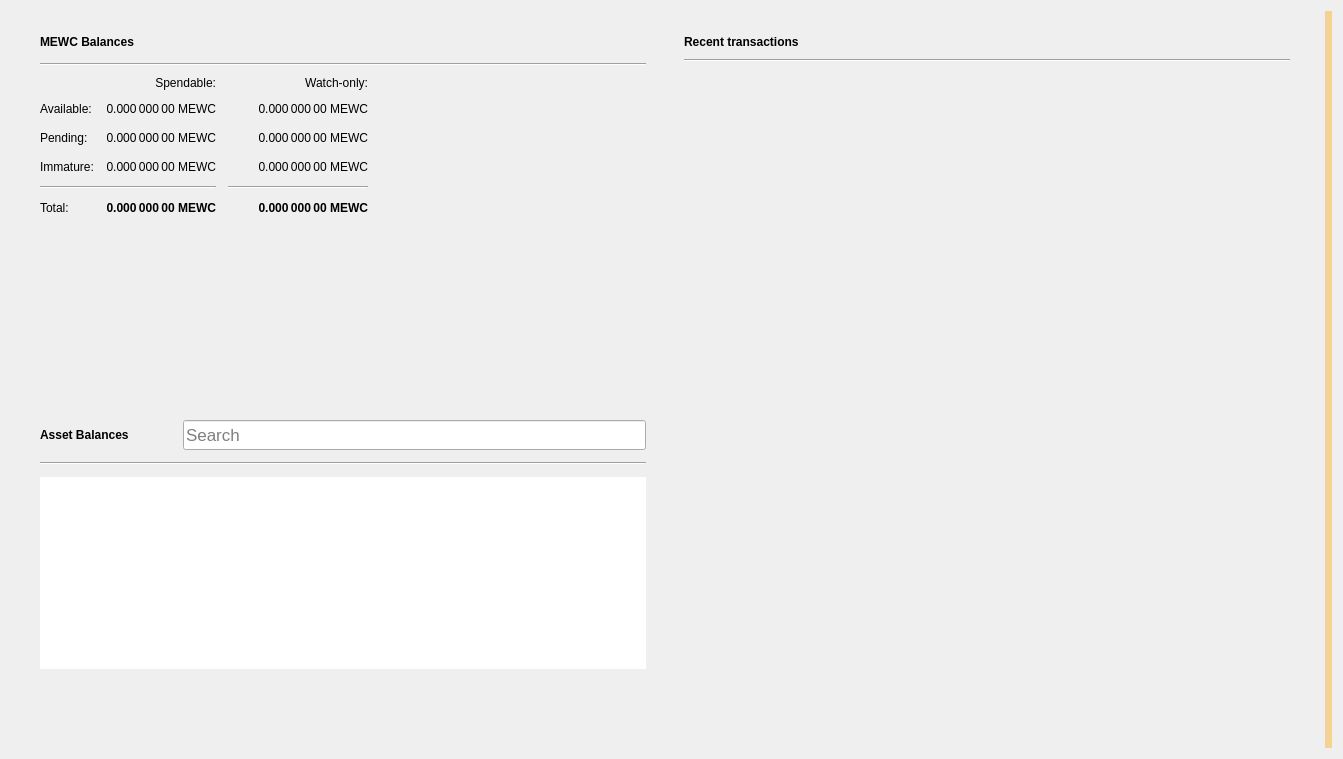
<?xml version="1.0" encoding="UTF-8"?>
<ui version="4.0">
 <class>OverviewPage</class>
 <widget class="QWidget" name="OverviewPage">
  <property name="geometry">
   <rect>
    <x>0</x>
    <y>0</y>
    <width>1343</width>
    <height>759</height>
   </rect>
  </property>
  <property name="minimumSize">
   <size>
    <width>760</width>
    <height>0</height>
   </size>
  </property>
  <property name="windowTitle">
   <string>Form</string>
  </property>
  <property name="autoFillBackground">
   <bool>false</bool>
  </property>
  <layout class="QGridLayout" name="gridLayout_3">
   <item row="0" column="1">
    <layout class="QVBoxLayout" name="verticalLayout_7">
     <property name="spacing">
      <number>0</number>
     </property>
     <property name="leftMargin">
      <number>0</number>
     </property>
     <property name="topMargin">
      <number>0</number>
     </property>
     <property name="rightMargin">
      <number>0</number>
     </property>
     <property name="bottomMargin">
      <number>0</number>
     </property>
     <item>
      <layout class="QHBoxLayout" name="horizontalLayout" stretch="0,0">
       <property name="spacing">
        <number>20</number>
       </property>
       <property name="sizeConstraint">
        <enum>QLayout::SetMinAndMaxSize</enum>
       </property>
       <property name="leftMargin">
        <number>20</number>
       </property>
       <property name="topMargin">
        <number>20</number>
       </property>
       <property name="rightMargin">
        <number>20</number>
       </property>
       <property name="bottomMargin">
        <number>20</number>
       </property>
       <item>
        <layout class="QVBoxLayout" name="verticalLayout_2">
         <property name="spacing">
          <number>0</number>
         </property>
         <property name="rightMargin">
          <number>0</number>
         </property>
         <item>
          <widget class="QFrame" name="frame">
           <property name="sizePolicy">
            <sizepolicy hsizetype="Preferred" vsizetype="Preferred">
             <horstretch>0</horstretch>
             <verstretch>0</verstretch>
            </sizepolicy>
           </property>
           <property name="minimumSize">
            <size>
             <width>350</width>
             <height>180</height>
            </size>
           </property>
           <property name="frameShape">
            <enum>QFrame::NoFrame</enum>
           </property>
           <property name="frameShadow">
            <enum>QFrame::Raised</enum>
           </property>
           <property name="lineWidth">
            <number>5</number>
           </property>
           <layout class="QVBoxLayout" name="verticalLayout_4">
            <property name="spacing">
             <number>10</number>
            </property>
            <property name="topMargin">
             <number>0</number>
            </property>
            <property name="bottomMargin">
             <number>0</number>
            </property>
            <item>
             <layout class="QHBoxLayout" name="horizontalLayout_4">
              <property name="spacing">
               <number>6</number>
              </property>
              <item>
               <widget class="QLabel" name="rvnBalancesLabel">
                <property name="font">
                 <font>
                  <weight>75</weight>
                  <bold>true</bold>
                 </font>
                </property>
                <property name="text">
                 <string>MEWC Balances</string>
                </property>
               </widget>
              </item>
              <item>
               <widget class="QPushButton" name="labelWalletStatus">
                <property name="enabled">
                 <bool>true</bool>
                </property>
                <property name="maximumSize">
                 <size>
                  <width>30</width>
                  <height>16777215</height>
                 </size>
                </property>
                <property name="toolTip">
                 <string>The displayed information may be out of date. Your wallet automatically synchronizes with the Raven network after a connection is established, but this process has not completed yet.</string>
                </property>
                <property name="text">
                 <string/>
                </property>
                <property name="icon">
                 <iconset>
                  <normaloff>:/icons/warning</normaloff>
                  <disabledoff>:/icons/warning</disabledoff>:/icons/warning</iconset>
                </property>
                <property name="iconSize">
                 <size>
                  <width>24</width>
                  <height>24</height>
                 </size>
                </property>
                <property name="flat">
                 <bool>true</bool>
                </property>
               </widget>
              </item>
              <item>
               <spacer name="horizontalSpacer_3">
                <property name="orientation">
                 <enum>Qt::Horizontal</enum>
                </property>
                <property name="sizeHint" stdset="0">
                 <size>
                  <width>40</width>
                  <height>20</height>
                 </size>
                </property>
               </spacer>
              </item>
             </layout>
            </item>
            <item>
             <widget class="Line" name="line_2">
              <property name="orientation">
               <enum>Qt::Horizontal</enum>
              </property>
             </widget>
            </item>
            <item>
             <layout class="QGridLayout" name="gridLayout">
              <property name="bottomMargin">
               <number>5</number>
              </property>
              <property name="spacing">
               <number>12</number>
              </property>
              <item row="3" column="2">
               <widget class="QLabel" name="labelWatchImmature">
                <property name="font">
                 <font>
                  <weight>50</weight>
                  <bold>false</bold>
                 </font>
                </property>
                <property name="cursor">
                 <cursorShape>IBeamCursor</cursorShape>
                </property>
                <property name="toolTip">
                 <string>Mined balance in watch-only addresses that has not yet matured</string>
                </property>
                <property name="text">
                 <string notr="true">0.000 000 00 MEWC</string>
                </property>
                <property name="alignment">
                 <set>Qt::AlignRight|Qt::AlignTrailing|Qt::AlignVCenter</set>
                </property>
                <property name="textInteractionFlags">
                 <set>Qt::LinksAccessibleByMouse|Qt::TextSelectableByKeyboard|Qt::TextSelectableByMouse</set>
                </property>
               </widget>
              </item>
              <item row="2" column="3">
               <spacer name="horizontalSpacer_2">
                <property name="orientation">
                 <enum>Qt::Horizontal</enum>
                </property>
                <property name="sizeHint" stdset="0">
                 <size>
                  <width>40</width>
                  <height>20</height>
                 </size>
                </property>
               </spacer>
              </item>
              <item row="1" column="0">
               <widget class="QLabel" name="labelBalanceText">
                <property name="text">
                 <string>Available:</string>
                </property>
               </widget>
              </item>
              <item row="1" column="2">
               <widget class="QLabel" name="labelWatchAvailable">
                <property name="font">
                 <font>
                  <weight>50</weight>
                  <bold>false</bold>
                 </font>
                </property>
                <property name="cursor">
                 <cursorShape>IBeamCursor</cursorShape>
                </property>
                <property name="toolTip">
                 <string>Your current balance in watch-only addresses</string>
                </property>
                <property name="text">
                 <string notr="true">0.000 000 00 MEWC</string>
                </property>
                <property name="alignment">
                 <set>Qt::AlignRight|Qt::AlignTrailing|Qt::AlignVCenter</set>
                </property>
                <property name="textInteractionFlags">
                 <set>Qt::LinksAccessibleByMouse|Qt::TextSelectableByKeyboard|Qt::TextSelectableByMouse</set>
                </property>
               </widget>
              </item>
              <item row="2" column="1">
               <widget class="QLabel" name="labelUnconfirmed">
                <property name="font">
                 <font>
                  <weight>50</weight>
                  <bold>false</bold>
                 </font>
                </property>
                <property name="cursor">
                 <cursorShape>IBeamCursor</cursorShape>
                </property>
                <property name="toolTip">
                 <string>Total of transactions that have yet to be confirmed, and do not yet count toward the spendable balance</string>
                </property>
                <property name="text">
                 <string notr="true">0.000 000 00 MEWC</string>
                </property>
                <property name="alignment">
                 <set>Qt::AlignRight|Qt::AlignTrailing|Qt::AlignVCenter</set>
                </property>
                <property name="textInteractionFlags">
                 <set>Qt::LinksAccessibleByMouse|Qt::TextSelectableByKeyboard|Qt::TextSelectableByMouse</set>
                </property>
               </widget>
              </item>
              <item row="4" column="2">
               <widget class="Line" name="lineWatchBalance">
                <property name="sizePolicy">
                 <sizepolicy hsizetype="Preferred" vsizetype="Fixed">
                  <horstretch>0</horstretch>
                  <verstretch>0</verstretch>
                 </sizepolicy>
                </property>
                <property name="minimumSize">
                 <size>
                  <width>140</width>
                  <height>0</height>
                 </size>
                </property>
                <property name="orientation">
                 <enum>Qt::Horizontal</enum>
                </property>
               </widget>
              </item>
              <item row="0" column="1">
               <widget class="QLabel" name="labelSpendable">
                <property name="text">
                 <string>Spendable:</string>
                </property>
                <property name="alignment">
                 <set>Qt::AlignRight|Qt::AlignTrailing|Qt::AlignVCenter</set>
                </property>
               </widget>
              </item>
              <item row="3" column="0">
               <widget class="QLabel" name="labelImmatureText">
                <property name="text">
                 <string>Immature:</string>
                </property>
               </widget>
              </item>
              <item row="5" column="2">
               <widget class="QLabel" name="labelWatchTotal">
                <property name="font">
                 <font>
                  <weight>75</weight>
                  <bold>true</bold>
                 </font>
                </property>
                <property name="cursor">
                 <cursorShape>IBeamCursor</cursorShape>
                </property>
                <property name="toolTip">
                 <string>Current total balance in watch-only addresses</string>
                </property>
                <property name="text">
                 <string notr="true">0.000 000 00 MEWC</string>
                </property>
                <property name="alignment">
                 <set>Qt::AlignRight|Qt::AlignTrailing|Qt::AlignVCenter</set>
                </property>
                <property name="textInteractionFlags">
                 <set>Qt::LinksAccessibleByMouse|Qt::TextSelectableByKeyboard|Qt::TextSelectableByMouse</set>
                </property>
               </widget>
              </item>
              <item row="4" column="0" colspan="2">
               <widget class="Line" name="line">
                <property name="orientation">
                 <enum>Qt::Horizontal</enum>
                </property>
               </widget>
              </item>
              <item row="0" column="2">
               <widget class="QLabel" name="labelWatchonly">
                <property name="text">
                 <string>Watch-only:</string>
                </property>
                <property name="alignment">
                 <set>Qt::AlignRight|Qt::AlignTrailing|Qt::AlignVCenter</set>
                </property>
               </widget>
              </item>
              <item row="5" column="1">
               <widget class="QLabel" name="labelTotal">
                <property name="font">
                 <font>
                  <weight>75</weight>
                  <bold>true</bold>
                 </font>
                </property>
                <property name="cursor">
                 <cursorShape>IBeamCursor</cursorShape>
                </property>
                <property name="toolTip">
                 <string>Your current total balance</string>
                </property>
                <property name="text">
                 <string notr="true">0.000 000 00 MEWC</string>
                </property>
                <property name="alignment">
                 <set>Qt::AlignRight|Qt::AlignTrailing|Qt::AlignVCenter</set>
                </property>
                <property name="textInteractionFlags">
                 <set>Qt::LinksAccessibleByMouse|Qt::TextSelectableByKeyboard|Qt::TextSelectableByMouse</set>
                </property>
               </widget>
              </item>
              <item row="1" column="1">
               <widget class="QLabel" name="labelBalance">
                <property name="font">
                 <font>
                  <weight>50</weight>
                  <bold>false</bold>
                 </font>
                </property>
                <property name="cursor">
                 <cursorShape>IBeamCursor</cursorShape>
                </property>
                <property name="toolTip">
                 <string>Your current spendable balance</string>
                </property>
                <property name="text">
                 <string notr="true">0.000 000 00 MEWC</string>
                </property>
                <property name="alignment">
                 <set>Qt::AlignRight|Qt::AlignTrailing|Qt::AlignVCenter</set>
                </property>
                <property name="textInteractionFlags">
                 <set>Qt::LinksAccessibleByMouse|Qt::TextSelectableByKeyboard|Qt::TextSelectableByMouse</set>
                </property>
               </widget>
              </item>
              <item row="2" column="0">
               <widget class="QLabel" name="labelPendingText">
                <property name="text">
                 <string>Pending:</string>
                </property>
               </widget>
              </item>
              <item row="5" column="0">
               <widget class="QLabel" name="labelTotalText">
                <property name="text">
                 <string>Total:</string>
                </property>
               </widget>
              </item>
              <item row="3" column="1">
               <widget class="QLabel" name="labelImmature">
                <property name="font">
                 <font>
                  <weight>50</weight>
                  <bold>false</bold>
                 </font>
                </property>
                <property name="cursor">
                 <cursorShape>IBeamCursor</cursorShape>
                </property>
                <property name="toolTip">
                 <string>Mined balance that has not yet matured</string>
                </property>
                <property name="text">
                 <string notr="true">0.000 000 00 MEWC</string>
                </property>
                <property name="alignment">
                 <set>Qt::AlignRight|Qt::AlignTrailing|Qt::AlignVCenter</set>
                </property>
                <property name="textInteractionFlags">
                 <set>Qt::LinksAccessibleByMouse|Qt::TextSelectableByKeyboard|Qt::TextSelectableByMouse</set>
                </property>
               </widget>
              </item>
              <item row="2" column="2">
               <widget class="QLabel" name="labelWatchPending">
                <property name="font">
                 <font>
                  <weight>50</weight>
                  <bold>false</bold>
                 </font>
                </property>
                <property name="cursor">
                 <cursorShape>IBeamCursor</cursorShape>
                </property>
                <property name="toolTip">
                 <string>Unconfirmed transactions to watch-only addresses</string>
                </property>
                <property name="text">
                 <string notr="true">0.000 000 00 MEWC</string>
                </property>
                <property name="alignment">
                 <set>Qt::AlignRight|Qt::AlignTrailing|Qt::AlignVCenter</set>
                </property>
                <property name="textInteractionFlags">
                 <set>Qt::LinksAccessibleByMouse|Qt::TextSelectableByKeyboard|Qt::TextSelectableByMouse</set>
                </property>
               </widget>
              </item>
             </layout>
            </item>
           </layout>
          </widget>
         </item>
         <item>
          <widget class="QWidget" name="assetVerticalSpaceWidget2" native="true">
           <property name="autoFillBackground">
            <bool>false</bool>
           </property>
           <layout class="QVBoxLayout" name="verticalLayout_6">
            <item>
             <spacer name="verticalSpacer_4">
              <property name="orientation">
               <enum>Qt::Vertical</enum>
              </property>
              <property name="sizeType">
               <enum>QSizePolicy::MinimumExpanding</enum>
              </property>
              <property name="sizeHint" stdset="0">
               <size>
                <width>20</width>
                <height>10</height>
               </size>
              </property>
             </spacer>
            </item>
           </layout>
          </widget>
         </item>
         <item>
          <widget class="QFrame" name="assetFrame">
           <property name="minimumSize">
            <size>
             <width>350</width>
             <height>150</height>
            </size>
           </property>
           <property name="autoFillBackground">
            <bool>true</bool>
           </property>
           <property name="frameShape">
            <enum>QFrame::NoFrame</enum>
           </property>
           <property name="frameShadow">
            <enum>QFrame::Plain</enum>
           </property>
           <property name="lineWidth">
            <number>0</number>
           </property>
           <layout class="QVBoxLayout" name="verticalLayout_5">
            <property name="spacing">
             <number>12</number>
            </property>
            <item>
             <layout class="QHBoxLayout" name="assetBalanceHorizontalLayout">
              <item alignment="Qt::AlignVCenter">
               <widget class="QLabel" name="assetBalanceLabel">
                <property name="font">
                 <font>
                  <weight>75</weight>
                  <bold>true</bold>
                 </font>
                </property>
                <property name="text">
                 <string>Asset Balances</string>
                </property>
               </widget>
              </item>
              <item>
               <widget class="QPushButton" name="labelAssetStatus">
                <property name="enabled">
                 <bool>true</bool>
                </property>
                <property name="maximumSize">
                 <size>
                  <width>30</width>
                  <height>16777215</height>
                 </size>
                </property>
                <property name="toolTip">
                 <string>The displayed information may be out of date. Your wallet automatically synchronizes with the Raven network after a connection is established, but this process has not completed yet.</string>
                </property>
                <property name="text">
                 <string/>
                </property>
                <property name="icon">
                 <iconset>
                  <normaloff>:/icons/warning</normaloff>
                  <disabledoff>:/icons/warning</disabledoff>:/icons/warning</iconset>
                </property>
                <property name="iconSize">
                 <size>
                  <width>24</width>
                  <height>24</height>
                 </size>
                </property>
                <property name="flat">
                 <bool>true</bool>
                </property>
               </widget>
              </item>
              <item alignment="Qt::AlignBottom">
               <widget class="QLineEdit" name="assetSearch">
                <property name="sizePolicy">
                 <sizepolicy hsizetype="Expanding" vsizetype="Preferred">
                  <horstretch>0</horstretch>
                  <verstretch>0</verstretch>
                 </sizepolicy>
                </property>
                <property name="minimumSize">
                 <size>
                  <width>0</width>
                  <height>30</height>
                 </size>
                </property>
                <property name="maximumSize">
                 <size>
                  <width>16777215</width>
                  <height>30</height>
                 </size>
                </property>
                <property name="sizeIncrement">
                 <size>
                  <width>0</width>
                  <height>0</height>
                 </size>
                </property>
                <property name="baseSize">
                 <size>
                  <width>0</width>
                  <height>0</height>
                 </size>
                </property>
                <property name="font">
                 <font>
                  <pointsize>13</pointsize>
                 </font>
                </property>
                <property name="maxLength">
                 <number>32</number>
                </property>
                <property name="frame">
                 <bool>true</bool>
                </property>
                <property name="alignment">
                 <set>Qt::AlignLeading|Qt::AlignLeft|Qt::AlignVCenter</set>
                </property>
                <property name="placeholderText">
                 <string>Search</string>
                </property>
                <property name="clearButtonEnabled">
                 <bool>true</bool>
                </property>
               </widget>
              </item>
             </layout>
            </item>
            <item>
             <widget class="Line" name="assetBalanceLine">
              <property name="orientation">
               <enum>Qt::Horizontal</enum>
              </property>
             </widget>
            </item>
            <item>
             <widget class="QListView" name="listAssets">
              <property name="frameShape">
               <enum>QFrame::NoFrame</enum>
              </property>
              <property name="lineWidth">
               <number>0</number>
              </property>
              <property name="verticalScrollMode">
               <enum>QAbstractItemView::ScrollPerItem</enum>
              </property>
             </widget>
            </item>
            <item>
             <widget class="QWidget" name="assetVerticalSpaceWidget" native="true">
              <property name="autoFillBackground">
               <bool>false</bool>
              </property>
              <layout class="QVBoxLayout" name="verticalLayout">
               <item>
                <spacer name="verticalSpacer_3">
                 <property name="orientation">
                  <enum>Qt::Vertical</enum>
                 </property>
                 <property name="sizeHint" stdset="0">
                  <size>
                   <width>20</width>
                   <height>20</height>
                  </size>
                 </property>
                </spacer>
               </item>
              </layout>
             </widget>
            </item>
           </layout>
          </widget>
         </item>
        </layout>
       </item>
       <item>
        <layout class="QVBoxLayout" name="verticalLayout_3">
         <property name="spacing">
          <number>20</number>
         </property>
         <property name="leftMargin">
          <number>0</number>
         </property>
         <item>
          <widget class="QFrame" name="frame_2">
           <property name="sizePolicy">
            <sizepolicy hsizetype="Preferred" vsizetype="Preferred">
             <horstretch>0</horstretch>
             <verstretch>0</verstretch>
            </sizepolicy>
           </property>
           <property name="minimumSize">
            <size>
             <width>350</width>
             <height>0</height>
            </size>
           </property>
           <property name="sizeIncrement">
            <size>
             <width>0</width>
             <height>300</height>
            </size>
           </property>
           <property name="frameShape">
            <enum>QFrame::NoFrame</enum>
           </property>
           <property name="frameShadow">
            <enum>QFrame::Plain</enum>
           </property>
           <property name="lineWidth">
            <number>0</number>
           </property>
           <layout class="QGridLayout" name="gridLayout_2">
            <property name="topMargin">
             <number>0</number>
            </property>
            <property name="horizontalSpacing">
             <number>12</number>
            </property>
            <item row="0" column="0">
             <layout class="QHBoxLayout" name="horizontalLayout_2">
              <property name="spacing">
               <number>6</number>
              </property>
              <item>
               <widget class="QLabel" name="recentTransactionsLabel">
                <property name="font">
                 <font>
                  <weight>75</weight>
                  <bold>true</bold>
                 </font>
                </property>
                <property name="text">
                 <string>Recent transactions</string>
                </property>
               </widget>
              </item>
              <item>
               <widget class="QPushButton" name="labelTransactionsStatus">
                <property name="enabled">
                 <bool>true</bool>
                </property>
                <property name="maximumSize">
                 <size>
                  <width>30</width>
                  <height>16777215</height>
                 </size>
                </property>
                <property name="toolTip">
                 <string>The displayed information may be out of date. Your wallet automatically synchronizes with the Raven network after a connection is established, but this process has not completed yet.</string>
                </property>
                <property name="text">
                 <string/>
                </property>
                <property name="icon">
                 <iconset>
                  <normaloff>:/icons/warning</normaloff>
                  <disabledoff>:/icons/warning</disabledoff>:/icons/warning</iconset>
                </property>
                <property name="iconSize">
                 <size>
                  <width>24</width>
                  <height>24</height>
                 </size>
                </property>
                <property name="flat">
                 <bool>true</bool>
                </property>
               </widget>
              </item>
              <item>
               <spacer name="horizontalSpacer">
                <property name="orientation">
                 <enum>Qt::Horizontal</enum>
                </property>
                <property name="sizeHint" stdset="0">
                 <size>
                  <width>40</width>
                  <height>20</height>
                 </size>
                </property>
               </spacer>
              </item>
             </layout>
            </item>
            <item row="2" column="0">
             <widget class="QListView" name="listTransactions">
              <property name="styleSheet">
               <string notr="true">QListView { background: transparent; }</string>
              </property>
              <property name="frameShape">
               <enum>QFrame::NoFrame</enum>
              </property>
              <property name="verticalScrollBarPolicy">
               <enum>Qt::ScrollBarAlwaysOff</enum>
              </property>
              <property name="horizontalScrollBarPolicy">
               <enum>Qt::ScrollBarAlwaysOff</enum>
              </property>
              <property name="selectionMode">
               <enum>QAbstractItemView::NoSelection</enum>
              </property>
             </widget>
            </item>
            <item row="1" column="0">
             <widget class="Line" name="line_3">
              <property name="orientation">
               <enum>Qt::Horizontal</enum>
              </property>
             </widget>
            </item>
           </layout>
          </widget>
         </item>
        </layout>
       </item>
      </layout>
     </item>
    </layout>
   </item>
   <item row="0" column="3">
    <widget class="QLabel" name="labelAlerts">
     <property name="visible">
      <bool>true</bool>
     </property>
     <property name="styleSheet">
      <string notr="true">QLabel { background-color: qlineargradient(x1: 0, y1: 0, x2: 1, y2: 0, stop:0 #F0D0A0, stop:1 #F8D488); color:#000000; }</string>
     </property>
     <property name="wordWrap">
      <bool>true</bool>
     </property>
     <property name="margin">
      <number>3</number>
     </property>
     <property name="textInteractionFlags">
      <set>Qt::TextSelectableByMouse</set>
     </property>
    </widget>
   </item>
  </layout>
 </widget>
 <resources/>
 <connections/>
</ui>
